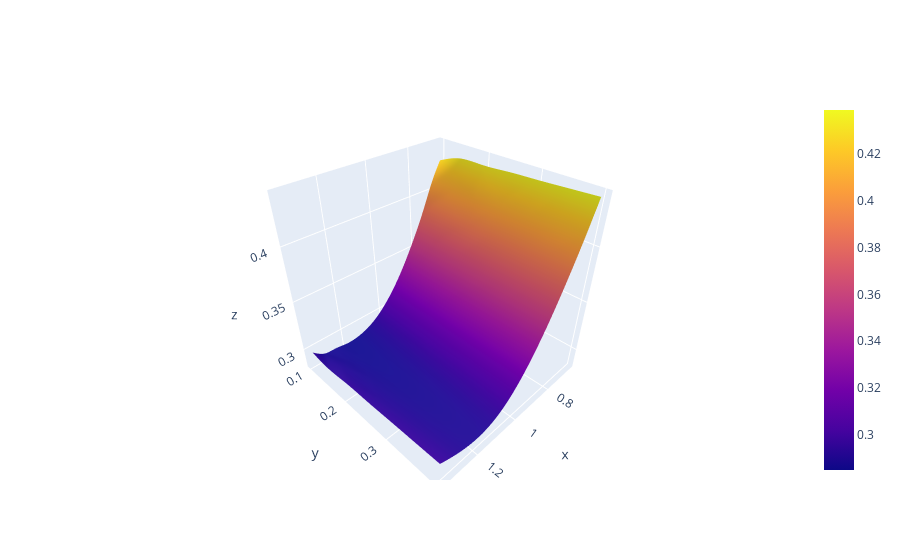

Notebook source saved alongside this figure:
### Code cell
#define x,y,z for next plot
x = np.array(df["K"])
y = np.array(df["T"])
z = np.array(df["sigma_iv"])

#smoothing
xi = np.linspace(x.min(), x.max(), 100)
yi = np.linspace(y.min(), y.max(), 100)
X,Y = np.meshgrid(xi,yi)
Z = griddata((x,y),z,(X,Y), method='cubic')

#plot the surface of volatility
fig = go.Figure(go.Surface(x=xi,y=yi,z=Z))
fig.show()
